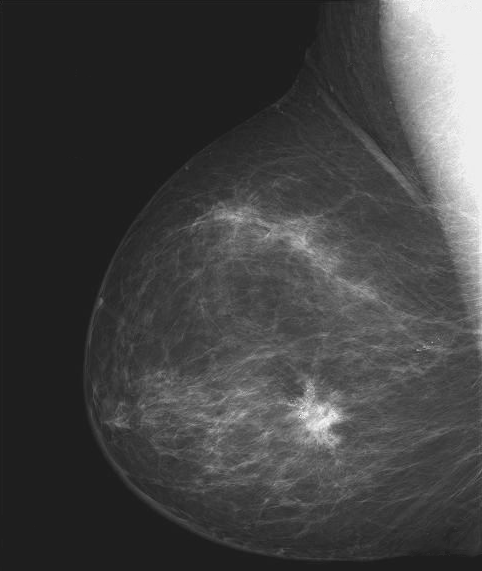
%> input picture matlab/img/Fig0304.tif, 482 x 571 px
$ octave m_liangdu.m   (GNU Octave 9; MATLAB toolbox functions it lacks are replaced by stand-ins)
%> lines starting %> are read from the running program, lines starting %| are printed output that depends on the picture
f=imread( 'img\Fig0304.tif' );
%> f is the input picture: size 571x482 uint8; min 21, max 255, mean 66.7

g = imcomplement(f);
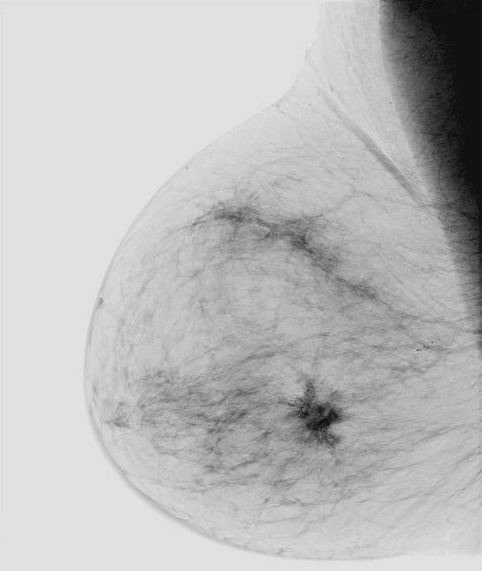
%> g: size 571x482 uint8; min 0, max 234, mean 188.3
g2 = imadjust(f, [0.5 0.75], [0 1]);
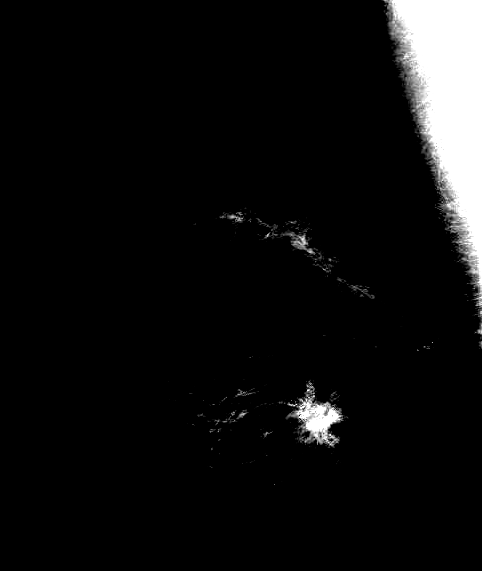
%> g2: size 571x482 uint8; min 0, max 255, mean 15.3
% 输入图像low_in到high_in的灰度级映射到输出图像low_out,high_out之间。
g3 = imadjust(f,[0.25,0.75],[0,1]);
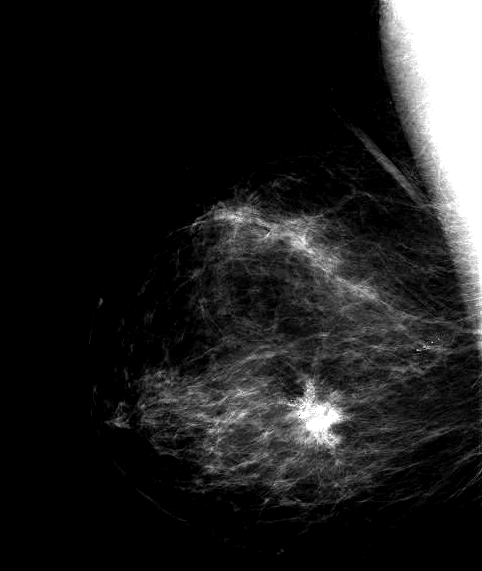
%> g3: size 571x482 uint8; min 0, max 255, mean 32

imshow(f)
figure,
imshow(g)
figure,
imshow(g2)
figure,
imshow(g3)

$ run again, with matlab/img/Fig0305.tif copied over matlab/img/Fig0304.tif
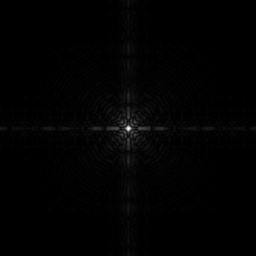
%> input picture matlab/img/Fig0305.tif, 256 x 256 px
%> f is the input picture: size 256x256 uint8; min 0, max 255, mean 2.1
%> `g = imcomplement(f);`:
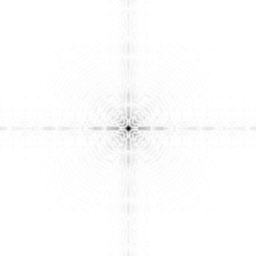
%> g: size 256x256 uint8; min 0, max 255, mean 252.9

$ run again, with matlab/img/Fig0316.tif copied over matlab/img/Fig0304.tif
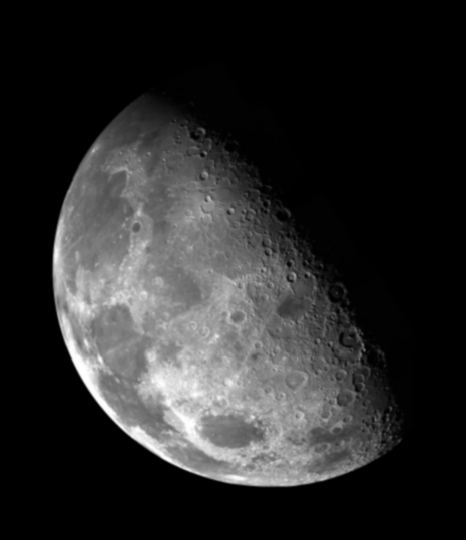
%> input picture matlab/img/Fig0316.tif, 466 x 540 px
%> f is the input picture: size 540x466 uint8; min 0, max 254, mean 42.7
%> `g = imcomplement(f);`:
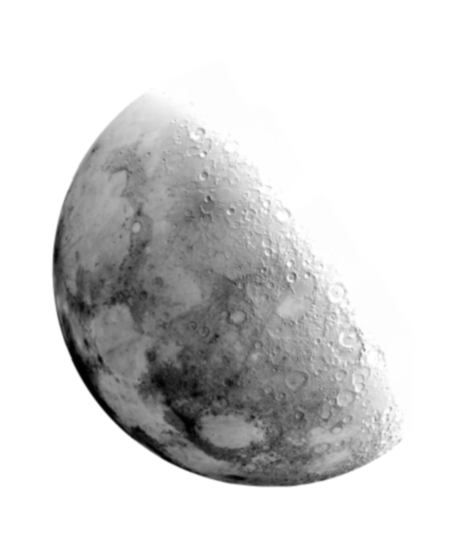
%> g: size 540x466 uint8; min 1, max 255, mean 212.3
%> `g3 = imadjust(f,[0.25,0.75],[0,1]);`:
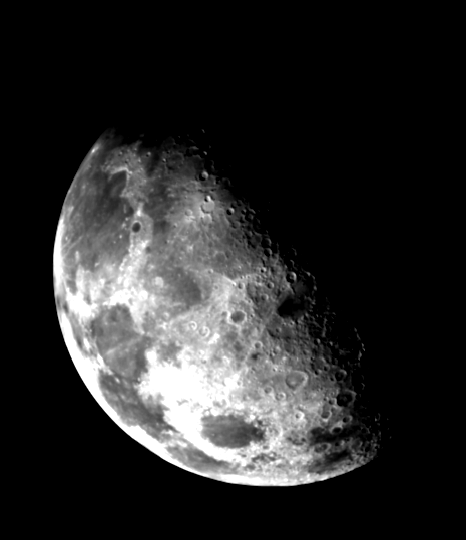
%> g3: size 540x466 uint8; min 0, max 255, mean 41.1
